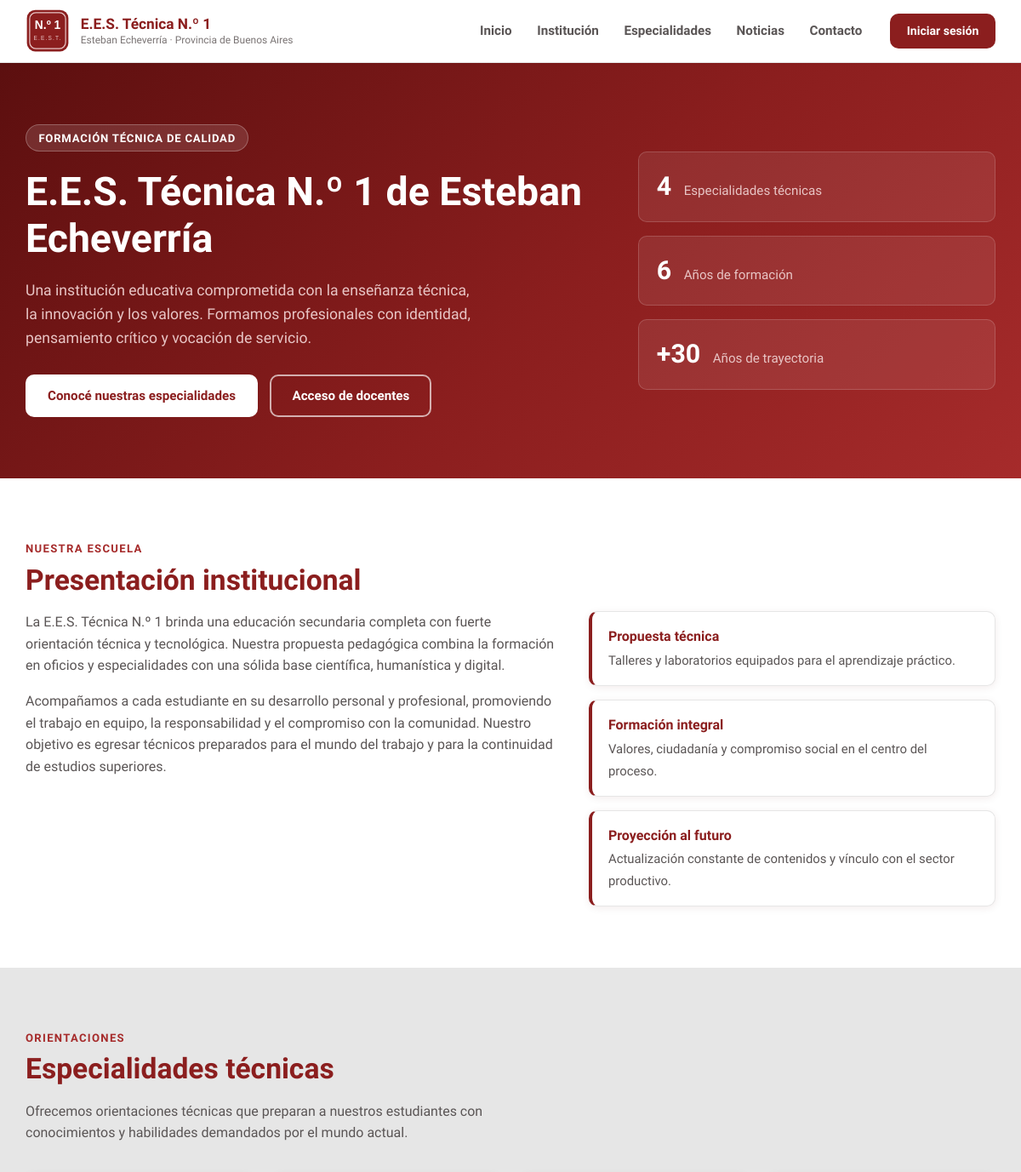
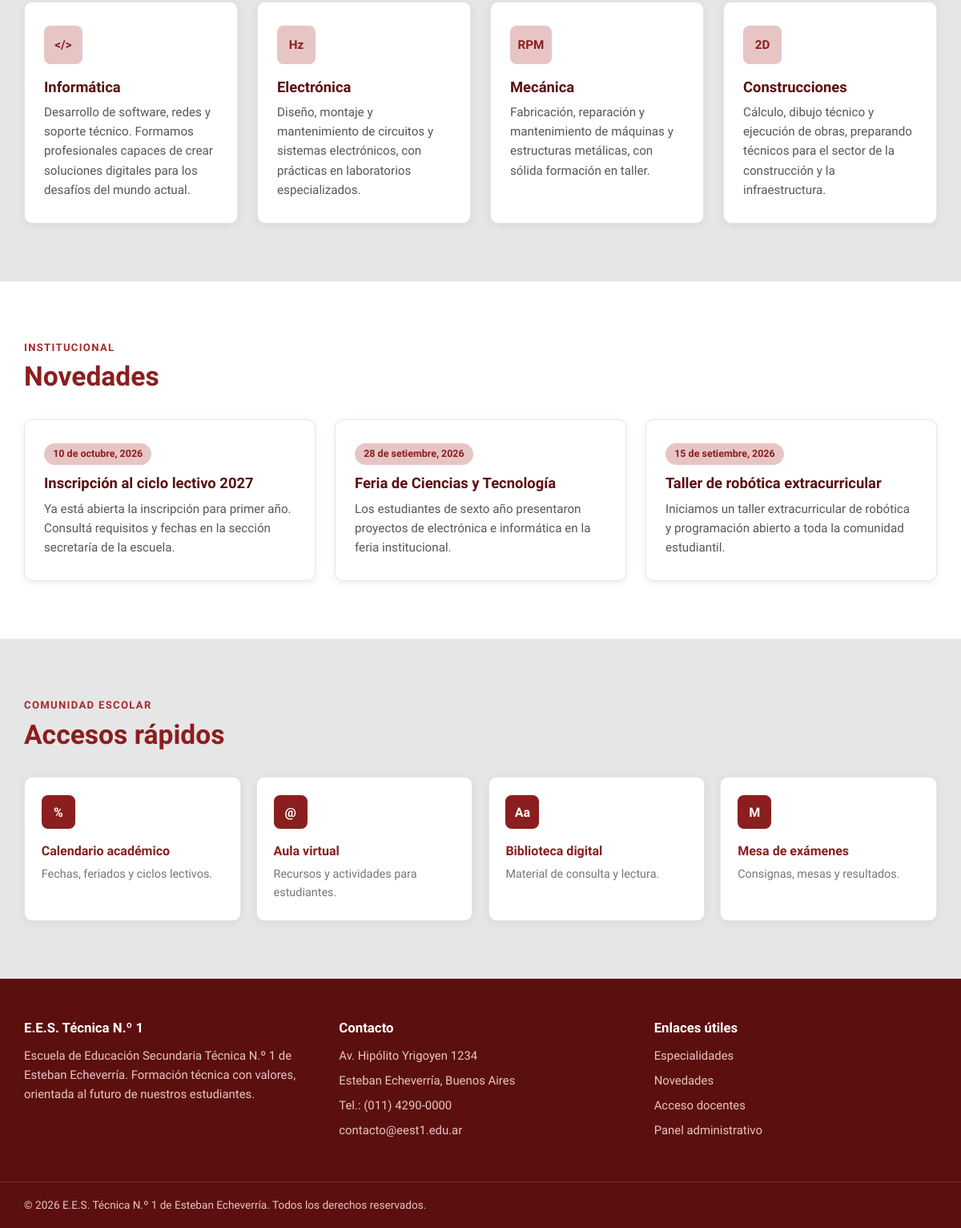
The page / on the database its author committed (2 pictures, top to bottom).
### institucion/models.py (models this page shows, shortened)
class Especialidad(models.Model):
    nombre = models.CharField(max_length=100)
    descripcion = models.TextField()
    icono = models.CharField(max_length=10, default='</>', help_text='Texto corto o símbolo para la tarjeta')
    activa = models.BooleanField(default=True)
    orden = models.PositiveIntegerField(default=0)
    class Meta:
        ordering = ['orden', 'nombre']
        verbose_name = 'especialidad'
        verbose_name_plural = 'especialidades'

class Noticia(models.Model):
    titulo = models.CharField(max_length=200)
    resumen = models.TextField(max_length=300)
    fecha = models.DateField()
    publicada = models.BooleanField(default=True)
    class Meta:
        ordering = ['-fecha']
        verbose_name = 'noticia'
        verbose_name_plural = 'noticias'

### institucion/views.py (the view)
# urls.py: path('', views.home, name='home'),
def home(request):
    context = {
        'especialidades': Especialidad.objects.filter(activa=True),
        'noticias': Noticia.objects.filter(publicada=True)[:3],
    }
    return render(request, 'home.html', context)

### templates/home.html (shortened to what this page needs)
{% extends 'base.html' %}
{% load static %}
{% block body_class %}pagina-home{% endblock %}
{% block content %}
<section class="hero">
    <div class="contenedor hero-interno">
        <div class="hero-texto">
            <p class="hero-eyebrow">Formación técnica de calidad</p>
            <h1>E.E.S. Técnica N.º 1 de Esteban Echeverría</h1>
            <p class="hero-descripcion">
                Una institución educativa comprometida con la enseñanza técnica, la innovación
                y los valores. Formamos profesionales con identidad, pensamiento crítico y
                vocación de servicio.
            </p>
            <div class="hero-acciones">
                <a href="#especialidades" class="btn btn-primario">Conocé nuestras especialidades</a>
                <a href="{% url 'login' %}" class="btn btn-secundario">Acceso de docentes</a>
            </div>
        </div>
        <div class="hero-panel" aria-hidden="true">
            <div class="hero-dato">
                <span class="hero-dato-numero">4</span>
                <span class="hero-dato-texto">Especialidades técnicas</span>
            </div>
            <div class="hero-dato">
                <span class="hero-dato-numero">6</span>
                <span class="hero-dato-texto">Años de formación</span>
            </div>
            <div class="hero-dato">
                <span class="hero-dato-numero">+30</span>
                <span class="hero-dato-texto">Años de trayectoria</span>
            </div>
        </div>
    </div>
</section>
<section class="seccion" id="institucion">
    <div class="contenedor">
        <p class="seccion-eyebrow">Nuestra escuela</p>
        <h2 class="seccion-titulo">Presentación institucional</h2>
        <div class="presentacion-grid">
            <div class="presentacion-texto">
                <p>
                    La E.E.S. Técnica N.º 1 brinda una educación secundaria completa con fuerte
                    orientación técnica y tecnológica. Nuestra propuesta pedagógica combina la
                    formación en oficios y especialidades con una sólida base científica, humanística
                    y digital.
                </p>
                <p>
                    Acompañamos a cada estudiante en su desarrollo personal y profesional,
                    promoviendo el trabajo en equipo, la responsabilidad y el compromiso con la
                    comunidad. Nuestro objetivo es egresar técnicos preparados para el mundo del
                    trabajo y para la continuidad de estudios superiores.
                </p>
            </div>
            <ul class="presentacion-lista">
                <li>
                    <strong>Propuesta técnica</strong>
                    <span>Talleres y laboratorios equipados para el aprendizaje práctico.</span>
                </li>
                <li>
                    <strong>Formación integral</strong>
                    <span>Valores, ciudadanía y compromiso social en el centro del proceso.</span>
                </li>
                <li>
                    <strong>Proyección al futuro</strong>
                    <span>Actualización constante de contenidos y vínculo con el sector productivo.</span>
                </li>
            </ul>
        </div>
    </div>
</section>
<section class="seccion seccion-gris" id="especialidades">
    <div class="contenedor">
        <p class="seccion-eyebrow">Orientaciones</p>
        <h2 class="seccion-titulo">Especialidades técnicas</h2>
        <p class="seccion-intro">
            Ofrecemos orientaciones técnicas que preparan a nuestros estudiantes con conocimientos
            y habilidades demandados por el mundo actual.
        </p>
        <div class="tarjetas-grilla">
            {% for especialidad in especialidades %}
            <article class="tarjeta">
                <div class="tarjeta-icono" aria-hidden="true">{{ especialidad.icono }}</div>
                <h3 class="tarjeta-titulo">{{ especialidad.nombre }}</h3>
                <p class="tarjeta-texto">{{ especialidad.descripcion }}</p>
            </article>
            {% empty %}
            <p class="seccion-vacia">Las especialidades se están cargando desde el administrador de Django.</p>
            {% endfor %}
        </div>
    </div>
</section>
<section class="seccion" id="noticias">
    <div class="contenedor">
        <p class="seccion-eyebrow">Institucional</p>
        <h2 class="seccion-titulo">Novedades</h2>
        <div class="tarjetas-grilla">
            {% for noticia in noticias %}
            <article class="tarjeta tarjeta-noticia">
                <time class="tarjeta-fecha" datetime="{{ noticia.fecha|date:'Y-m-d' }}">{{ noticia.fecha|date:"d \d\e F, Y" }}</time>
                <h3 class="tarjeta-titulo">{{ noticia.titulo }}</h3>
                <p class="tarjeta-texto">{{ noticia.resumen }}</p>
            </article>
            {% empty %}
            <p class="seccion-vacia">No hay noticias publicadas por el momento.</p>
            {% endfor %}
        </div>
    </div>
</section>
<section class="seccion seccion-gris" id="accesos">
    <div class="contenedor">
        <p class="seccion-eyebrow">Comunidad escolar</p>
        <h2 class="seccion-titulo">Accesos rápidos</h2>
        <div class="accesos-grilla">
            <a class="acceso" href="{% url 'login' %}">
                <span class="acceso-icono" aria-hidden="true">%</span>
                <span class="acceso-titulo">Calendario académico</span>
                <span class="acceso-texto">Fechas, feriados y ciclos lectivos.</span>
            </a>
            <a class="acceso" href="{% url 'login' %}">
                <span class="acceso-icono" aria-hidden="true">@</span>
                <span class="acceso-titulo">Aula virtual</span>
                <span class="acceso-texto">Recursos y actividades para estudiantes.</span>
            </a>
            <a class="acceso" href="{% url 'login' %}">
                <span class="acceso-icono" aria-hidden="true">Aa</span>
                <span class="acceso-titulo">Biblioteca digital</span>
                <span class="acceso-texto">Material de consulta y lectura.</span>
            </a>
            <a class="acceso" href="{% url 'login' %}">
                <span class="acceso-icono" aria-hidden="true">M</span>
                <span class="acceso-titulo">Mesa de exámenes</span>
                <span class="acceso-texto">Consignas, mesas y resultados.</span>
            </a>
        </div>
    </div>
</section>
{% endblock %}

### templates/base.html (shortened to what this page needs)
{% load static %}
<!DOCTYPE html>
<html lang="es">
<head>
    <link rel="stylesheet" href="{% static 'css/estilos.css' %}">
</head>
<body class="{% block body_class %}{% endblock %}">
{% block header %}
<header class="site-header">
    <div class="contenedor header-interno">
        <a href="{% url 'home' %}" class="marca">
            <img src="{% static 'img/logo.svg' %}" alt="Escudo de la E.E.S. Técnica N.º 1" class="marca-escudo" width="52" height="52">
            <span class="marca-texto">
                <strong>E.E.S. Técnica N.º 1</strong>
                <small>Esteban Echeverría · Provincia de Buenos Aires</small>
            </span>
        </a>
        <nav class="nav-principal" id="nav-principal" aria-label="Navegación principal">
            <ul>
                <li><a href="{% url 'home' %}" class="nav-link {% if activo == 'inicio' %}activo{% endif %}">Inicio</a></li>
                <li><a href="{% url 'home' %}#institucion" class="nav-link {% if activo == 'institucion' %}activo{% endif %}">Institución</a></li>
                <li><a href="{% url 'home' %}#especialidades" class="nav-link {% if activo == 'especialidades' %}activo{% endif %}">Especialidades</a></li>
                <li><a href="{% url 'home' %}#noticias" class="nav-link {% if activo == 'noticias' %}activo{% endif %}">Noticias</a></li>
                <li><a href="{% url 'home' %}#contacto" class="nav-link {% if activo == 'contacto' %}activo{% endif %}">Contacto</a></li>
            </ul>
            {% if user.is_authenticated %}
            <div class="nav-acceso">
                <a href="{% url 'bienvenida' %}" class="btn btn-secundario btn-sm">Mi cuenta</a>
                <form method="post" action="{% url 'logout' %}" class="formulario-logout">
                    {% csrf_token %}
                    <button type="submit" class="btn btn-primario btn-sm">Cerrar sesión</button>
                </form>
            </div>
            {% else %}
            <a href="{% url 'login' %}" class="btn btn-primario btn-sm nav-login {% if activo == 'login' %}activo{% endif %}">Iniciar sesión</a>
            {% endif %}
        </nav>
    </div>
</header>
{% endblock %}
<main id="contenido">
    {% block content %}{% endblock %}
</main>
{% block footer %}
<footer class="site-footer" id="contacto">
    <div class="contenedor footer-grid">
        <div class="footer-columna">
            <h3 class="footer-titulo">E.E.S. Técnica N.º 1</h3>
            <p>Escuela de Educación Secundaria Técnica N.º 1 de Esteban Echeverría. Formación técnica con valores, orientada al futuro de nuestros estudiantes.</p>
        </div>
        <div class="footer-columna">
            <h3 class="footer-titulo">Contacto</h3>
            <ul class="footer-lista">
                <li>Av. Hipólito Yrigoyen 1234</li>
                <li>Esteban Echeverría, Buenos Aires</li>
                <li>Tel.: (011) 4290-0000</li>
                <li><a href="mailto:contacto@eest1.edu.ar">contacto@eest1.edu.ar</a></li>
            </ul>
        </div>
        <div class="footer-columna">
            <h3 class="footer-titulo">Enlaces útiles</h3>
            <ul class="footer-lista">
                <li><a href="{% url 'home' %}#especialidades">Especialidades</a></li>
                <li><a href="{% url 'home' %}#noticias">Novedades</a></li>
                <li><a href="{% url 'login' %}">Acceso docentes</a></li>
                <li><a href="/admin/">Panel administrativo</a></li>
            </ul>
        </div>
    </div>
    <div class="footer-base">
        <div class="contenedor">
            <p>&copy; {% now "Y" %} E.E.S. Técnica N.º 1 de Esteban Echeverría. Todos los derechos reservados.</p>
        </div>
    </div>
</footer>
{% endblock %}
</body>
</html>

### rows shown on the page
Especialidad: icono "</>", nombre "Informática", descripcion "Desarrollo de software, redes y soporte técnico. Formamos profesionales capaces de crear soluciones digitales para los desafíos del mundo actual."
Especialidad: icono "Hz", nombre "Electrónica", descripcion "Diseño, montaje y mantenimiento de circuitos y sistemas electrónicos, con prácticas en laboratorios especializados."
Especialidad: icono "RPM", nombre "Mecánica", descripcion "Fabricación, reparación y mantenimiento de máquinas y estructuras metálicas, con sólida formación en taller."
Especialidad: icono "2D", nombre "Construcciones", descripcion "Cálculo, dibujo técnico y ejecución de obras, preparando técnicos para el sector de la construcción y la infraestructura."
Noticia: fecha "10 de octubre, 2026", titulo "Inscripción al ciclo lectivo 2027", resumen "Ya está abierta la inscripción para primer año. Consultá requisitos y fechas en la sección secretaría de la escuela."
Noticia: fecha "28 de setiembre, 2026", titulo "Feria de Ciencias y Tecnología", resumen "Los estudiantes de sexto año presentaron proyectos de electrónica e informática en la feria institucional."
Noticia: fecha "15 de setiembre, 2026", titulo "Taller de robótica extracurricular", resumen "Iniciamos un taller extracurricular de robótica y programación abierto a toda la comunidad estudiantil."
